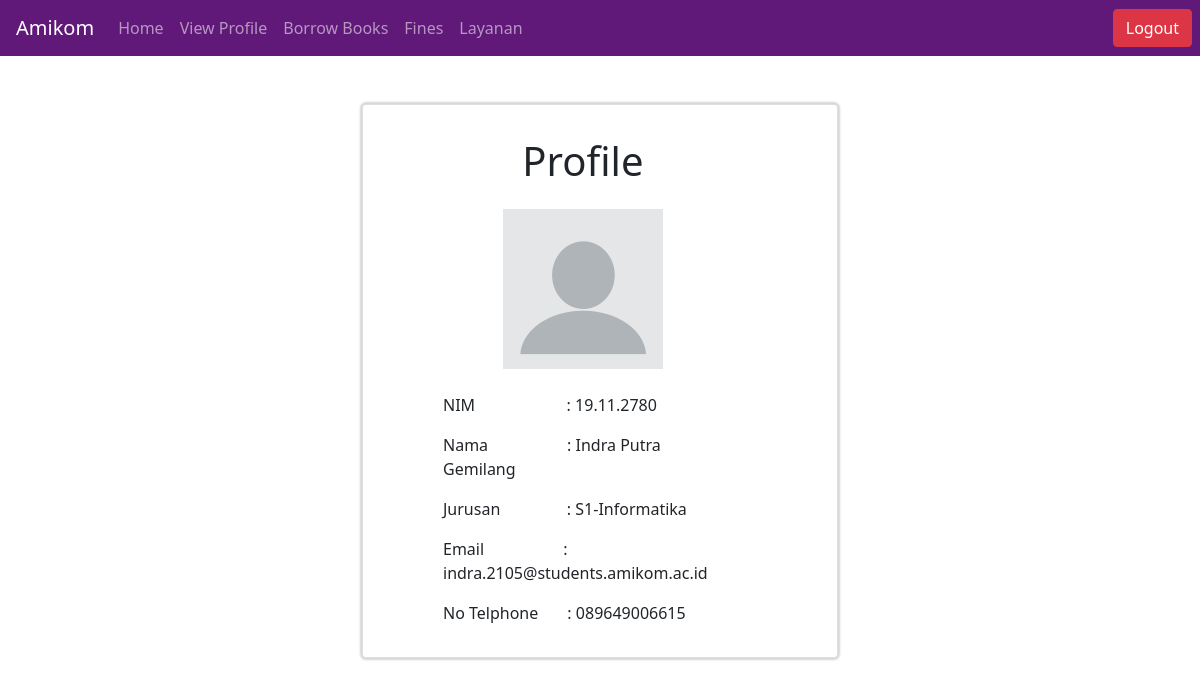
The app's page /profilestudent.php (signed in) with its own data.
### tables this page shows
CREATE TABLE `students` (
  `nim` varchar(10) NOT NULL,
  `nama` varchar(50) NOT NULL,
  `password` varchar(32) NOT NULL,
  `email` varchar(50) NOT NULL,
  `Jurusan` varchar(30) NOT NULL,
  `jumlahBuku` int(11) NOT NULL,
  `foto` varchar(255) NOT NULL,
  `notelp` varchar(13) NOT NULL
);

### profilestudent.php (the view, shortened to what this page needs)
<?php
include 'includes/conn.php';
if (isset($_SESSION['usernameUser'])) {
    $user = $_SESSION['usernameUser'];
    $result = mysqli_query($conn, "SELECT * FROM students WHERE nim='$user'") or die(mysqli_error($conn));
        $rows = [];
        while($data = mysqli_fetch_array($result)){
            $rows[] = $data;
        }
    }
?>
<!doctype html>
<html lang="en">
  <head>
    <link href="https://cdn.jsdelivr.net/npm/bootstrap@5.0.2/dist/css/bootstrap.min.css" rel="stylesheet">
  </head>
  <body>
    <?php include 'includes/nav_user.php' ?>
      <div class="container d-flex justify-content-center col-md-5 ">
        <div class="card my-5 col-12">
          <div class="card-body mt-3 mx-3">
                <div>
                <div class="col-lg-11 text-center  mb-3">
                    <h1>Profile</h1>
                </div>
                <?php foreach ($rows as $row) : ?>
                <div class="col-lg-11 text-center  mt-4">
                    <img src="photo/<?=$row['foto'] ?> ">
                </div >
                <div class="mx-5 profile">
                <div class="col-lg-11 mt-4">
                <p>NIM  &nbsp;&nbsp;&nbsp;&nbsp;&nbsp;&nbsp;&nbsp;&nbsp;&nbsp;&nbsp;&nbsp;&nbsp;&nbsp;&nbsp;&nbsp;&nbsp;&nbsp;&nbsp;&nbsp;&nbsp;&nbsp;: <?= $row['nim'] ?></p>
                </div>
                <div class= "col-lg-11 mt-3">
                <p>Nama  &nbsp;&nbsp;&nbsp;&nbsp;&nbsp;&nbsp;&nbsp;&nbsp;&nbsp;&nbsp;&nbsp;&nbsp;&nbsp;&nbsp;&nbsp;&nbsp;&nbsp;&nbsp;: <?= $row['nama'] ?></p>
                </div>
                <div class= "col-lg-11 mt-3 ">
                <p>Jurusan &nbsp;&nbsp;&nbsp;&nbsp;&nbsp;&nbsp;&nbsp;&nbsp;&nbsp;&nbsp;&nbsp;&nbsp;&nbsp;&nbsp;&nbsp;: <?= $row['Jurusan'] ?></p>
                </div>
                <div class= "col-lg-11 mt-3 ">
                <p>Email  &nbsp;&nbsp;&nbsp;&nbsp;&nbsp;&nbsp;&nbsp;&nbsp;&nbsp;&nbsp;&nbsp;&nbsp;&nbsp;&nbsp;&nbsp;&nbsp;&nbsp;&nbsp;: <?= $row['email'] ?></p>
                </div>
                <div class= "col-lg-11 mt-3 ">
                <p>No Telphone &nbsp;&nbsp;&nbsp;&nbsp;&nbsp;&nbsp;: <?= $row['notelp'] ?></p>
                </div>
                <?php endforeach; ?>
                </div>
                </div>
        </div>
      </div>
    </div>
  </body>
</html>

### profilestudent.php (style rules this page uses)
.profile { justify-content: center; }
img { width:160px; height:160px; }
.card { background:white; box-shadow:0px 0px 2px 2px #d6d6d6; }

### records on screen
students: foto (picture), nim "19.11.2780", nama "Indra Putra Gemilang", Jurusan "S1-Informatika", email "indra.2105@students.amikom.ac.id", notelp "089649006615"
